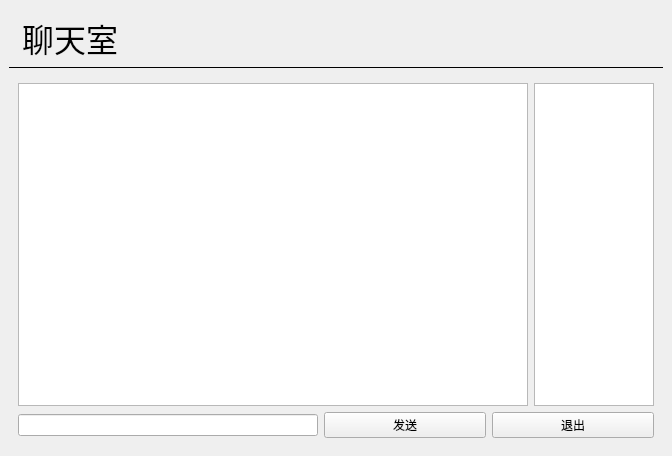
<?xml version="1.0" encoding="UTF-8"?>
<ui version="4.0">
 <class>MainWindow</class>
 <widget class="QMainWindow" name="MainWindow">
  <property name="geometry">
   <rect>
    <x>0</x>
    <y>0</y>
    <width>672</width>
    <height>456</height>
   </rect>
  </property>
  <property name="windowTitle">
   <string>聊天室客户端</string>
  </property>
  <property name="styleSheet">
   <string notr="true">#titleLabel{
background: white;
border: none;
border-bottom: 1px solid black;
padding: 5px;
font:24pt&quot;黑体&quot;;
color:rgb(255,255,255);
background-color:(0,170,127,255);
}

#mainFrame {
border: none;
background: white;
}

#loginFrame {
background: qlineargradient(x1:0,y1:0,x2:0, y2:1, stop:0 #ddf, stop:1 #aaf);
border: 1px solid gray;
padding: 10px;
border-radius: 25px;
}</string>
  </property>
  <widget class="QWidget" name="centralwidget">
   <layout class="QVBoxLayout" name="verticalLayout">
    <item>
     <widget class="QLabel" name="titleLable">
      <property name="font">
       <font>
        <family>黑体</family>
        <pointsize>24</pointsize>
        <italic>false</italic>
        <bold>false</bold>
       </font>
      </property>
      <property name="styleSheet">
       <string notr="true">border: none;
border-bottom: 1px solid black;
padding: 5px;
font:24pt&quot;黑体&quot;;
background-color:[0,170,127,255];</string>
      </property>
      <property name="text">
       <string>聊天室</string>
      </property>
     </widget>
    </item>
    <item>
     <widget class="QStackedWidget" name="stackedWidget">
      <property name="styleSheet">
       <string notr="true"/>
      </property>
      <property name="currentIndex">
       <number>1</number>
      </property>
      <widget class="QWidget" name="loginPage">
       <layout class="QGridLayout" name="gridLayout_2">
        <item row="1" column="0">
         <spacer name="horizontalSpacer">
          <property name="orientation">
           <enum>Qt::Orientation::Horizontal</enum>
          </property>
          <property name="sizeHint" stdset="0">
           <size>
            <width>210</width>
            <height>20</height>
           </size>
          </property>
         </spacer>
        </item>
        <item row="0" column="1">
         <spacer name="verticalSpacer_2">
          <property name="orientation">
           <enum>Qt::Orientation::Vertical</enum>
          </property>
          <property name="sizeHint" stdset="0">
           <size>
            <width>20</width>
            <height>141</height>
           </size>
          </property>
         </spacer>
        </item>
        <item row="2" column="1">
         <spacer name="verticalSpacer_3">
          <property name="orientation">
           <enum>Qt::Orientation::Vertical</enum>
          </property>
          <property name="sizeHint" stdset="0">
           <size>
            <width>20</width>
            <height>141</height>
           </size>
          </property>
         </spacer>
        </item>
        <item row="1" column="1">
         <widget class="QFrame" name="loginFrame">
          <property name="styleSheet">
           <string notr="true"/>
          </property>
          <property name="frameShape">
           <enum>QFrame::Shape::StyledPanel</enum>
          </property>
          <property name="frameShadow">
           <enum>QFrame::Shadow::Raised</enum>
          </property>
          <layout class="QGridLayout" name="gridLayout">
           <item row="3" column="0">
            <widget class="QPushButton" name="loginButton">
             <property name="text">
              <string>登录聊天室</string>
             </property>
            </widget>
           </item>
           <item row="0" column="0">
            <layout class="QHBoxLayout" name="horizontalLayout">
             <item>
              <widget class="QLabel" name="label_2">
               <property name="text">
                <string>服务器地址：</string>
               </property>
              </widget>
             </item>
             <item>
              <widget class="QLineEdit" name="serverEdit">
               <property name="text">
                <string>127.0.0.1</string>
               </property>
              </widget>
             </item>
            </layout>
           </item>
           <item row="1" column="0">
            <layout class="QHBoxLayout" name="horizontalLayout_2">
             <item>
              <widget class="QLabel" name="label">
               <property name="text">
                <string>用户名：</string>
               </property>
              </widget>
             </item>
             <item>
              <widget class="QLineEdit" name="usernameEdit">
               <property name="text">
                <string>abc</string>
               </property>
              </widget>
             </item>
            </layout>
           </item>
           <item row="2" column="0">
            <spacer name="verticalSpacer">
             <property name="orientation">
              <enum>Qt::Orientation::Vertical</enum>
             </property>
             <property name="sizeType">
              <enum>QSizePolicy::Policy::Fixed</enum>
             </property>
             <property name="sizeHint" stdset="0">
              <size>
               <width>20</width>
               <height>10</height>
              </size>
             </property>
            </spacer>
           </item>
          </layout>
         </widget>
        </item>
        <item row="1" column="2">
         <spacer name="horizontalSpacer_2">
          <property name="orientation">
           <enum>Qt::Orientation::Horizontal</enum>
          </property>
          <property name="sizeHint" stdset="0">
           <size>
            <width>210</width>
            <height>20</height>
           </size>
          </property>
         </spacer>
        </item>
       </layout>
      </widget>
      <widget class="QWidget" name="chatPage">
       <layout class="QVBoxLayout" name="verticalLayout_2">
        <item>
         <layout class="QHBoxLayout" name="horizontalLayout_3">
          <item>
           <widget class="QTextEdit" name="roomTextEdit"/>
          </item>
          <item>
           <widget class="QListWidget" name="userListWidget">
            <property name="maximumSize">
             <size>
              <width>120</width>
              <height>16777215</height>
             </size>
            </property>
           </widget>
          </item>
         </layout>
        </item>
        <item>
         <layout class="QHBoxLayout" name="horizontalLayout_4">
          <item>
           <widget class="QLineEdit" name="sayLineEdit">
            <property name="sizePolicy">
             <sizepolicy hsizetype="Fixed" vsizetype="Fixed">
              <horstretch>0</horstretch>
              <verstretch>0</verstretch>
             </sizepolicy>
            </property>
            <property name="minimumSize">
             <size>
              <width>300</width>
              <height>0</height>
             </size>
            </property>
            <property name="maximumSize">
             <size>
              <width>300</width>
              <height>16777215</height>
             </size>
            </property>
           </widget>
          </item>
          <item>
           <widget class="QPushButton" name="sayButton">
            <property name="text">
             <string>发送</string>
            </property>
           </widget>
          </item>
          <item>
           <widget class="QPushButton" name="logoutButton">
            <property name="text">
             <string>退出</string>
            </property>
           </widget>
          </item>
         </layout>
        </item>
       </layout>
      </widget>
     </widget>
    </item>
   </layout>
  </widget>
 </widget>
 <resources/>
 <connections/>
</ui>
